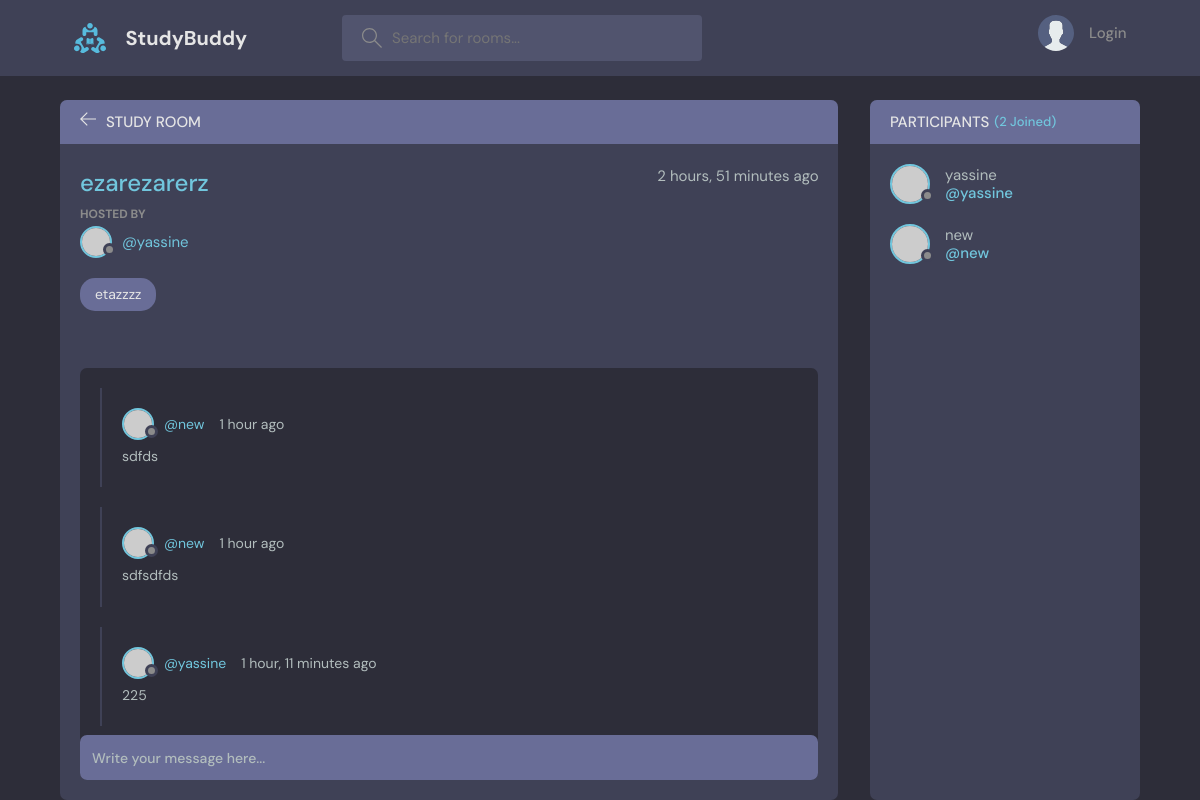
The app's page /room/8 with its own data.
### base/models.py (models this page shows, shortened)
class Room(models.Model):
    host = models.ForeignKey(User, on_delete=models.SET_NULL, null=True)
    topic =  models.ForeignKey(Topic, on_delete=models.SET_NULL, null=True)
    name = models.CharField(max_length=200)
    description = models.TextField(null=True, blank=True)
    participants = models.ManyToManyField(User,related_name='participants',blank=True)
    updated = models.DateTimeField(auto_now=True)
    created = models.DateTimeField(auto_now_add=True)
    class Meta:
        ordering = ['-updated','-created']

class Topic(models.Model):
    name = models.CharField(max_length=200)
    def __str__(self):
        return self.name

class Message(models.Model):
    user = models.ForeignKey(User,on_delete=models.CASCADE)
    room = models.ForeignKey(Room, on_delete=models.CASCADE)
    body = models.TextField()
    updated = models.DateTimeField(auto_now=True)
    created = models.DateTimeField(auto_now_add=True)
    class Meta:
        ordering = ['-updated','-created']

### base/views.py (the view, shortened to what this page needs)
# urls.py: path('room/<str:pk>',views.room, name="room"),
def room(request,pk):
    room = Room.objects.get(id=pk)
    room_messages= room.message_set.all()
    participants = room.participants.all()
    context = {'room':room,'room_messages':room_messages,'participants':participants}
    return render(request,'base/room.html',context)

### base/templates/base/room.html (shortened to what this page needs)
{% extends 'main.html' %}
{% block content %}
    <main class="profile-page layout layout--2">
      <div class="container">
        <div class="room">
          <div class="room__top">
            <div class="room__topLeft">
              <a href="{% url 'home' %}">
                <svg version="1.1" xmlns="http://www.w3.org/2000/svg" width="32" height="32" viewBox="0 0 32 32">
                  <title>arrow-left</title>
                  <path
                    d="M13.723 2.286l-13.723 13.714 13.719 13.714 1.616-1.611-10.96-10.96h27.625v-2.286h-27.625l10.965-10.965-1.616-1.607z"
                  ></path>
                </svg>
              </a>
              <h3>Study Room</h3>
            </div>
          </div>
          <div class="room__box scroll">
            <div class="room__header scroll">
              <div class="room__info">
                <h3>{{room.name}}</h3>
                <span>{{room.created|timesince}} ago</span>
              </div>
              <div class="room__hosted">
                <p>Hosted By</p>
                <a href="{% url 'user-profile' room.host.id %}" class="room__author">
                  <div class="avatar avatar--small">
                    <img src="https://randomuser.me/api/portraits/men/37.jpg" />
                  </div>
                  <span>@{{room.host.username}}</span>
                </a>
              </div>
              <span class="room__topics">{{room.topic}}</span>
            </div>
            <div class="room__conversation">
              <div class="threads scroll">
                {% for message in room_messages%}
                <div class="thread">
                  <div class="thread__top">
                    <div class="thread__author">
                      <a href="{% url 'user-profile' message.user.id %}" class="thread__authorInfo">
                        <div class="avatar avatar--small">
                          <img src="https://randomuser.me/api/portraits/men/37.jpg" />
                        </div>
                        <span>@{{message.user.username}}</span>
                      </a>
                      <span class="thread__date">{{message.created|timesince}} ago</span>
                    </div>
                  </div>
                  <div class="thread__details">
                    {{message.body}}
                  </div>
                </div>
                {% endfor %}
              </div>
            </div>
          </div>
          <div class="room__message">
            <form action="" method="POST">
              <input name="body" placeholder="Write your message here..." />
            </form>
          </div>
        </div>
        <div class="participants">
          <h3 class="participants__top">Participants <span>({{participants.count}} Joined)</span></h3>
          <div class="participants__list scroll">
            {% for user in participants %}
            <a href="{% url 'user-profile' user.id %}" class="participant">
              <div class="avatar avatar--medium">
                <img src="https://randomuser.me/api/portraits/men/37.jpg" />
              </div>
              <p>
                {{user.username}}
                <span>@{{user.username}}</span>
              </p>
            </a>
            {% endfor %}
          </div>
        </div>
      </div>
    </main>
    {% endblock content %}

### templates/main.html (shortened to what this page needs)
<!DOCTYPE html>
{% load static %}
<html lang="en">
  <head>
    <link rel="stylesheet" href="{% static 'styles/style.css' %}" />
  </head>
  <body>
    {% include 'navbar.html' %}
    {% block content %}
    {% endblock %}
  </body>
</html>

### templates/navbar.html (shortened to what this page needs)
{% load static %}
<header class="header header--loggedIn">
    <div class="container">
      <a href="{% url 'home' %}" class="header__logo">
        <img src="{% static 'images/logo.svg' %}" />
        <h1>StudyBuddy</h1>
      </a>
      <form class="header__search" method="GET" action="{% url 'home' %}">
        <label>
          <input placeholder="Search for rooms..." name="q" />
        </label>
      </form>
      <nav class="header__menu">
        {% if request.user.is_authenticated %}
        <div class="header__user">
          <a href="{% url 'home' %}">
            <div class="avatar avatar--medium active">
              <img src="https://randomuser.me/api/portraits/men/37.jpg" />
            </div>
            <p>{{request.user.username}} <span>@{{ request.user.username }}</span></p>
          </a>
          <button class="dropdown-button">
            <svg version="1.1" xmlns="http://www.w3.org/2000/svg" width="32" height="32" viewBox="0 0 32 32">
              <title>chevron-down</title>
              <path d="M16 21l-13-13h-3l16 16 16-16h-3l-13 13z"></path>
            </svg>
          </button>
        </div>
        {% else %}
        <a href="{% url 'login' %}">
          <img src="{% static 'images/avatar.svg' %}" />
          <p>Login</p>
        </a>
        {% endif %}
      </nav>
    </div>
  </header>

### records on screen
Room: name "ezarezarerz", created "2 hours, 51 minutes", host.username "yassine", topic "etazzzz"
Message: user.username "new", created "1 hour", body "sdfds"
Message: user.username "new", created "1 hour", body "sdfsdfds"
Message: user.username "yassine", created "1 hour, 11 minutes", body "225"

### other values on screen
{{ participants.count }} "2"
{{ user.username }} "yassine"
{{ user.username }} "new"
